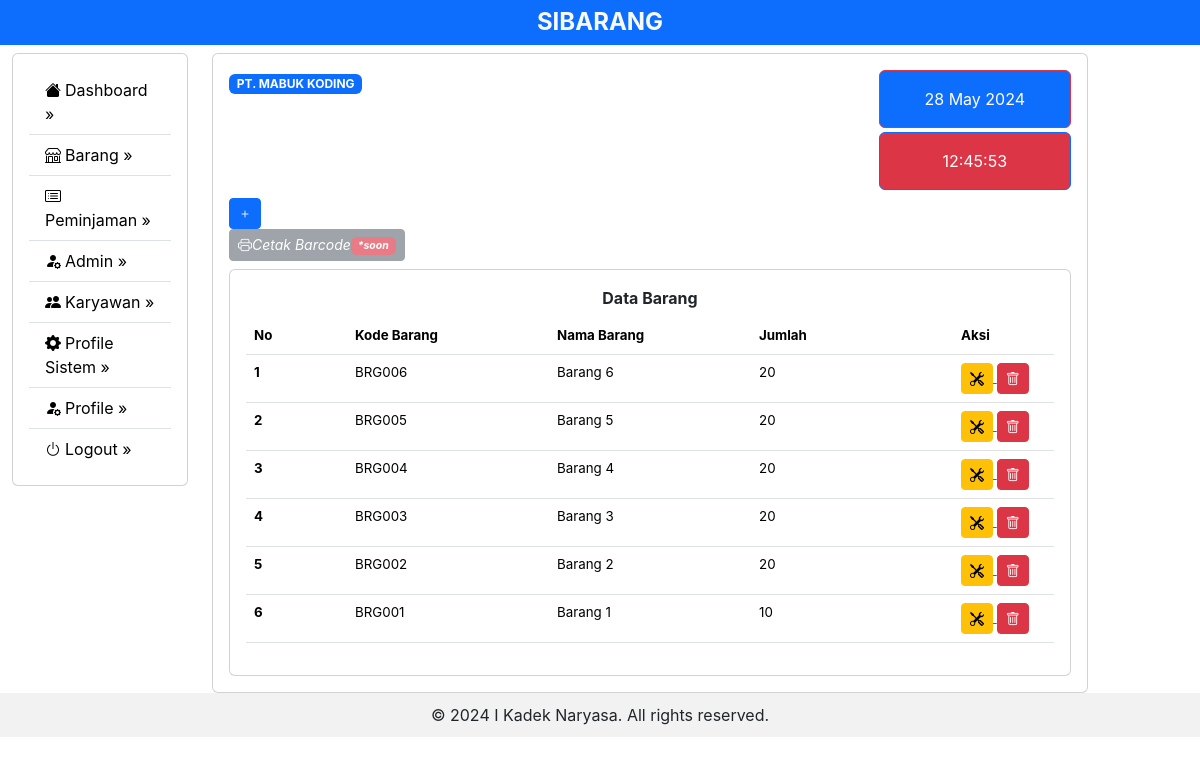
/barang.php (signed in), run on the app's committed database.
### tables this page shows
CREATE TABLE profile (
    id INT(10) PRIMARY KEY  AUTO_INCREMENT,
    appName VARCHAR(50),
    companyName VARCHAR(100)
);

CREATE TABLE barang (
    kode_barang CHAR(6) PRIMARY KEY,
    nama_barang VARCHAR(50),
    jumlah INT(10)
);

### config.php (called while the page is built, shortened)
<?php
$host = "localhost";
$username = "root";
$password = "";
$dbName = "db_sibarang";
try {
    $db = new PDO("mysql:host=$host;dbname=$dbName", $username, $password);
    $db->setAttribute(PDO::ATTR_ERRMODE, PDO::ERRMODE_EXCEPTION);
} catch (PDOException $e) {
    echo "Gagal terhubung: " . $e->getMessage();
}
$stmt = $db->prepare("SELECT * FROM profile");
$stmt->execute();
$dataProfile = array();
while ($row = $stmt->fetch(PDO::FETCH_ASSOC)) {
    $dataProfile[] = $row;
}
foreach ($dataProfile as $profile) :
    $nameApp = $profile['appName'];
    $companyName = $profile['companyName'];
endforeach;

### barang.php (the view, shortened to what this page needs)
<?php
require 'config.php';
$stmt = $db->prepare("SELECT * FROM barang ORDER BY kode_barang DESC");
$stmt->execute();
$result = $stmt->fetchAll(PDO::FETCH_ASSOC);
if ($stmt->rowCount() > 0) {
    foreach ($result as $row) {
        $dataBarang[] = $row;
    }
}
?>
<?php require 'header.php'; ?>
<div class="row mt-2">
    <div class="col-3">
        <a href="insert_barang.php"><button class="btn btn-primary btn-sm"><i class="bi bi-plus"></i></button></a>
        <button class="btn btn-secondary btn-sm " disabled><i class="bi bi-printer">Cetak Barcode<span class="badge text-bg-danger">*soon</span> </i></button>
    </div>
</div>
<div class="row mt-2">
    <div class="col">
        <div class="card">
            <div class="card-body">
                <div class="card-title text-center fw-bold">Data Barang</div>
                <table class="table">
                    <thead>
                        <tr class="f-small">
                            <th scope="col" class="col-1">No</th>
                            <th scope="col" class="col-2">Kode Barang</th>
                            <th scope="col" class="col-2">Nama Barang</th>
                            <th scope="col" class="col-2">Jumlah</th>
                            <th scope="col" class="col-1">Aksi</th>
                        </tr>
                    </thead>
                    <tbody class="f-small">
                        <?php
                        if (empty($dataBarang)) {
                            echo "<tr class='text-center fw-bold'><td colspan='5' class='bg-secondary'>Data Barang Tidak Ditemukan</td></tr>";
                        } else {
                            $no = 1;
                            foreach ($dataBarang as $dBarang) :
                        ?>
                                <tr>
                                    <th scope="row"><?= $no++; ?></th>
                                    <td><?= $dBarang['kode_barang']; ?></td>
                                    <td><?= $dBarang['nama_barang']; ?></td>
                                    <td><?= $dBarang['jumlah']; ?></td>
                                    <td>
                                        <a href="update_barang.php?kode_barangUpd=<?= $dBarang['kode_barang']; ?>">
                                            <button class="btn btn-warning btn-sm"><i class="bi bi-tools"></i></button>
                                        </a>
                                        <a href="conf_barang.php?kode_barang=<?= $dBarang['kode_barang']; ?>">
                                            <button class="btn btn-danger btn-sm" name="btnDeleteBarang"><i class="bi bi-trash"></i></button>
                                        </a>
                                    </td>
                                </tr>
                        <?php endforeach;
                        } ?>
                    </tbody>
                </table>
            </div>
        </div>
    </div>
</div>
<?php require 'foother.php'; ?>

### header.php (shortened to what this page needs)
<?php require 'config.php'; ?>
<!DOCTYPE html>
<html lang="en">
<head>
    <link rel="stylesheet" href="src/main.css">
    <link rel="stylesheet" href="node_modules/bootstrap-icons/font/bootstrap-icons.min.css">
</head>
<body>
    <nav class="navbar  bg-primary">
        <h4 class="text-light text-center mx-auto my-auto fw-bold"><?= $nameApp ?></h4>
    </nav>
    <div class="container-fluid">
        <div class="row">
            <div class="col-2">
                <div class="card mt-2">
                    <div class="card-body">
                        <ul class="list-group list-group-flush">
                            <li class="list-group-item"><a href="dashboard.php" class="text-decoration-none text-black"><i class="bi bi-house-fill me-1"></i>Dashboard &raquo;</a></li>
                            <li class="list-group-item"><a href="barang.php" class="text-decoration-none text-black"><i class="bi bi-shop me-1"></i>Barang &raquo;</a></li>
                            <li class="list-group-item"><a href="peminjaman.php" class="text-decoration-none text-black"><i class="bi bi-card-list me-1"></i>Peminjaman &raquo;</a></li>
                            <li class="list-group-item"><a href="admin.php" class="text-decoration-none text-black"><i class="bi bi-person-fill-gear me-1"></i>Admin &raquo;</a></li>
                            <li class="list-group-item"><a href="karyawan.php" class="text-decoration-none text-black"><i class="bi bi-people-fill me-1"></i>Karyawan &raquo;</a></li>
                            <li class="list-group-item"><a href="profile.php" class="text-decoration-none text-black"><i class="bi bi-gear-fill me-1"></i>Profile Sistem &raquo;</a></li>
                            <li class="list-group-item"><a href="profileMe.php" class="text-decoration-none text-black"><i class="bi bi-person-fill-gear me-1"></i>Profile &raquo;</a></li>
                            <li class="list-group-item"><a href="logout.php" class="text-decoration-none text-black"><i class="bi bi-power me-1"></i>Logout &raquo;</a></li>
                        </ul>
                    </div>
                </div>
            </div>
            <div class="col-9 mt-2 ">
                <div class="card py-0">
                    <div class="card-body ">
                        <div class="row ">
                            <div class="col-3 fw-bold text-danger">
                                <strong class="badge text-bg-primary"><?= $companyName; ?></strong>
                            </div>
                            <div class="col-6">
                            </div>
                            <div class="col-3">
                                <div class="card border border-danger bg-primary">
                                    <div class="card-body text-center text-white">
                                        <?= date('d F Y'); ?>
                                    </div>
                                </div>
                                <div class="card border mt-1 border-primary bg-danger">
                                    <div class="card-body text-center text-white">
                                        <div id="clock"></div>
                                    </div>
                                </div>
                            </div>
                        </div>

### foother.php (shortened to what this page needs)
</div>
</div>
</div>
</div>
</div>
<footer style="text-align: center; padding: 10px; background-color: #f2f2f2;">
    © <?php echo date("Y"); ?> I Kadek Naryasa. All rights reserved.
</footer>
</body>
</html>

### header.php (style rules this page uses)
* { font-family: 'Inter', sans-serif; margin: 0; padding: 0; }
.f-small { font-size: smaller; }

### data on the page
profile: appName "SIBARANG", companyName "PT. MABUK KODING"
barang: kode_barang "BRG006", nama_barang "Barang 6", jumlah "20"
barang: kode_barang "BRG005", nama_barang "Barang 5", jumlah "20"
barang: kode_barang "BRG004", nama_barang "Barang 4", jumlah "20"
barang: kode_barang "BRG003", nama_barang "Barang 3", jumlah "20"
barang: kode_barang "BRG002", nama_barang "Barang 2", jumlah "20"
barang: kode_barang "BRG001", nama_barang "Barang 1", jumlah "10"
